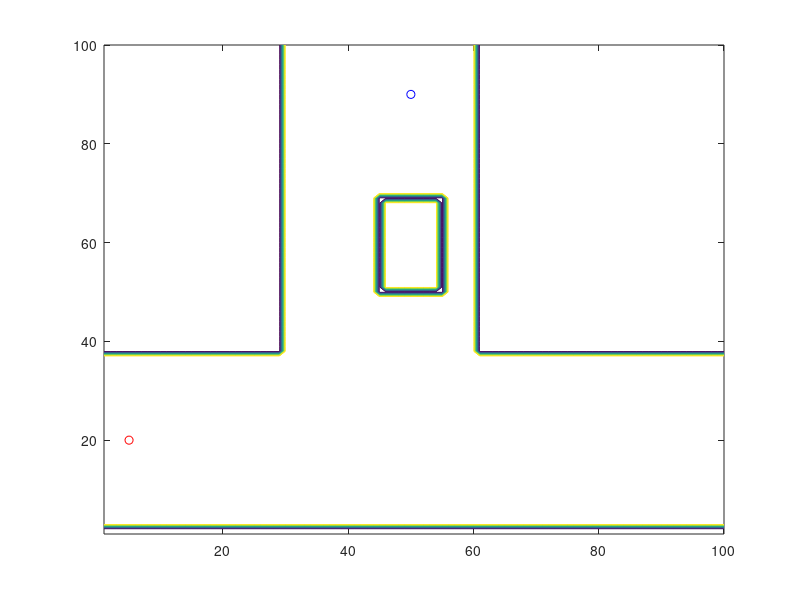

Write the MATLAB code that produced this figure. (Note: this script raises an error after producing the figure.)
clear 
close all
%% plot all frames
% load('allMAP');
% load('allPath');
% for i = 400:length(allPath) 
%     curPath = allPath{i}; 
%     figure 
%     contour(allMAP{i});	
%     hold on 
%     grid on 
%     if(~isempty(curPath)) 
%         plot(curPath(:, 2), curPath(:, 1)) 
%     end
% end

%% run A*
xStart = 20;
yStart = 5;
xTarget = 90;
yTarget = 50;
M = -1*ones(100,100);
for i = 3:37
    for j = 1:100
        M(i,j) = 2;
    end
end
for i = 38:100
    for j = 30:60
        M(i,j) = 2;
    end
end
veh = -1*ones(1,20)
M(50,45:55) = veh(1:11);
M(50:69,45) = veh(1:20);
M(69,45:55) = veh(1:11);
M(50:69,55) = veh(1:20);
% M(20,20:22) = veh(1:3);
% M(20:22,20) = veh(1:3);
% M(51,51) = -1;
% M(52,52) = -1;
        
contour(M)
hold on;
plot(yStart,xStart,'ro');
hold on;
plot(yTarget,xTarget,'bo');
hold on;
% cost = zeros(100,100);
% list1 = [];
% for x = 1:100
%     for y = 1:100
%         if MF(x,y) == -1
%             list1 = [list1; x-1, y; x+1, y; x, y-1; x, y+1];
%         end
%     end
% end
% 
% for n = 1:numel(list1)/2
%     if list1(n,1)<=0 || list1(n,1)>100 || list1(n,2)<=0 || list1(n,2)>100 
%         continue;
%     end
%     MF(list1(n,1),list1(n,2)) = -1;
% end
% for x = 1:100
%     for y = 1:100
%         if MF(x,y) == -1
%             list1 = [list1; x-1, y; x+1, y; x, y-1; x, y+1];
%         end
%     end
% end
% for n = 1:numel(list1)/2
%     if list1(n,1)<=0 || list1(n,1)>100 || list1(n,2)<=0 || list1(n,2)>100 
%         continue;
%     end
%     MF(list1(n,1),list1(n,2)) = -1;
% end
contour(M)
Optimal_path = aStarFunc(M,xStart, yStart,xTarget,yTarget)
%contour(cost);





















